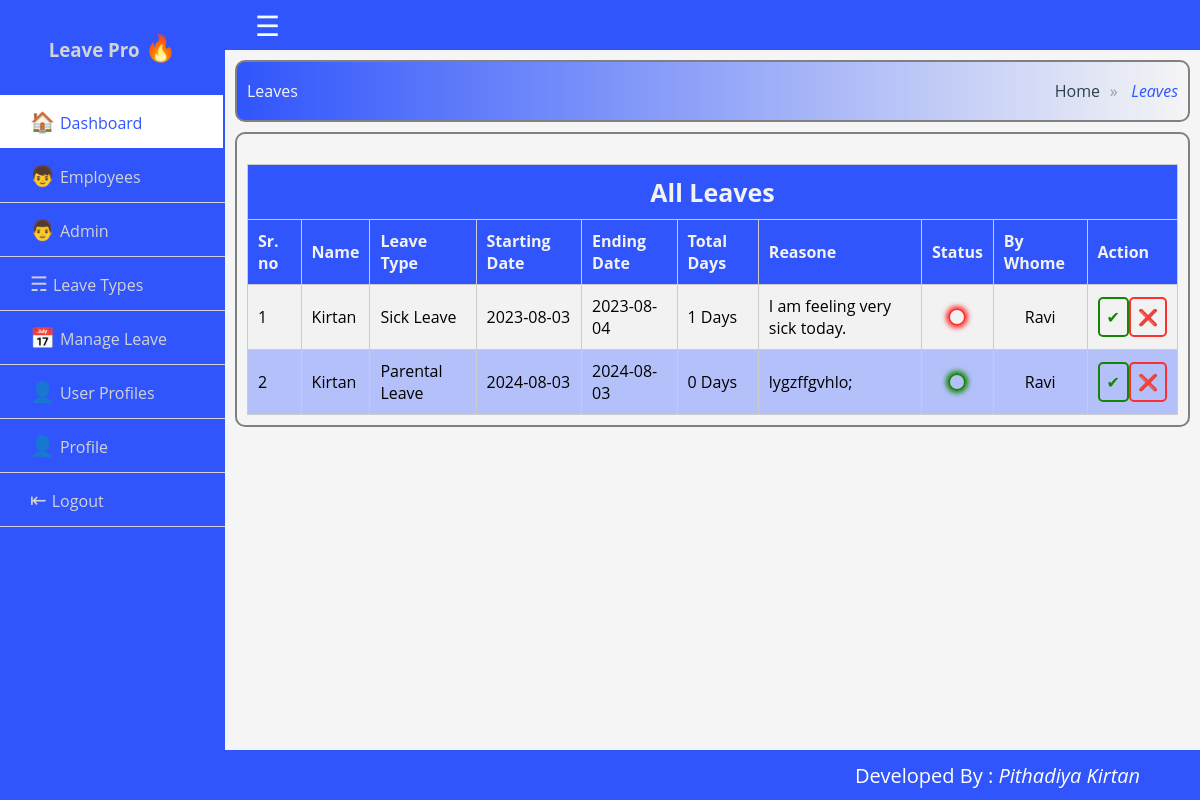
Screenshot of /admin/leaves.php (signed in) with the database file from the repository.
### tables this page shows
CREATE TABLE `leaves` (
  `id` int(11) NOT NULL,
  `emp_id` int(11) NOT NULL,
  `leave_type` int(11) NOT NULL,
  `reasone` varchar(255) NOT NULL,
  `from_date` date DEFAULT NULL,
  `to_date` date DEFAULT NULL,
  `status` varchar(20) NOT NULL,
  `by_whome` int(11) DEFAULT NULL
);

CREATE TABLE `users` (
  `id` int(11) NOT NULL,
  `name` varchar(255) NOT NULL,
  `email` varchar(255) NOT NULL,
  `role` varchar(50) NOT NULL,
  `password` varchar(255) NOT NULL,
  `gender` varchar(10) NOT NULL,
  `dob` date NOT NULL,
  `salary` varchar(10) DEFAULT NULL,
  `leave_credit` int(10) DEFAULT NULL,
  `image` varchar(255) DEFAULT NULL,
  `marital_status` varchar(20) DEFAULT NULL
);

CREATE TABLE `leave_types` (
  `id` int(11) NOT NULL,
  `name` varchar(20) NOT NULL,
  `description` varchar(255) NOT NULL,
  `credits` int(11) DEFAULT NULL
);

### admin/leaves.php (the view, shortened to what this page needs)
<!DOCTYPE html>
<html lang="en">
<head>
    <link rel="stylesheet" href="../style.css">
</head>
<body>
    <div class="wrapper">
        <?php require_once 'include/header.php' ?>
        <?php require_once 'include/sidebar.php' ?>
        <div class="section">
            <div class="breadcrumb">
                <ol class="cd-breadcrumb-title">
                    <li class="title">Leaves</li>
                </ol>
                <ol class="cd-breadcrumb">
                    <li class="sub"><a href="#0">Home</a></li>
                    <li class="current"><em>Leaves</em></li>
                </ol>
            </div>
            <div class="content">
                <div class="table-container">
                    <table class="table">
                        <thead>
                            <tr>
                                <th colspan=10 style="text-align:center;font-size:25px;">All Leaves</th>
                            </tr>
                            <tr>
                                <th>Sr. no</th>
                                <th>Name</th>
                                <th>Leave Type</th>
                                <th>Starting Date</th>
                                <th>Ending Date</th>
                                <th>Total Days</th>
                                <th>Reasone</th>
                                <th>Status</th>
                                <th>By Whome</th>
                                <th>Action</th>
                            </tr>
                        </thead>
                        <tbody>
                        <tr>
                            <?php
                                require_once '../connection.php';
                                $sql = "SELECT * from leaves";
                                $result = mysqli_query($conn, $sql);
                                if (mysqli_num_rows($result) > 0) {
                                    $i = 1;
                                    while ($rows = mysqli_fetch_assoc($result)) {
                                        $leave_id = $rows["id"];
                                        $emp_id = $rows["emp_id"];
                                        $query = "SELECT name FROM users WHERE id = '$emp_id'";
                                        $run = mysqli_query($conn , $query);
                                        if ($run) {
                                            $row = mysqli_fetch_assoc($run);
                                            $emp_id = $row['name'];
                                        }
                                        $type_id = $rows["leave_type"];
                                        $query = "SELECT name FROM leave_types WHERE id = '$type_id'";
                                        $run = mysqli_query($conn , $query);
                                        if ($run) {
                                            $row = mysqli_fetch_assoc($run);
                                            $type_id = $row['name'];
                                        }
                                        $sDate = date('Y-m-d', strtotime($rows["from_date"]));
                                        $eDate = date('Y-m-d', strtotime($rows["to_date"]));
                                        $date1 = new DateTime($sDate);
                                        $date2 = new DateTime($eDate);
                                        $diff = date_diff($date1, $date2);
                                        $days = $diff->format("%d Days");
                                        $reasone = $rows["reasone"];
                                        $status = $rows["status"];
                                        if($rows["by_whome"] == NULL){
                                            $byWhome = "---";
                                        }
                                        else{
                                            $byWhome = $rows["by_whome"];
                                            $query = "SELECT name FROM users WHERE id = '$byWhome'";
                                            $run = mysqli_query($conn , $query);
                                            if ($run) {
                                                $row = mysqli_fetch_assoc($run);
                                                $byWhome = $row['name'];
                                            }
                                        }
                                    ?>
                                <td><?php echo $i; ?></td>
                                <td><?php echo $emp_id; ?></td>
                                <td><?php echo $type_id; ?></td>
                                <td><?php echo $sDate; ?></td>
                                <td><?php echo $eDate; ?></td>
                                <td><?php echo $days; ?></td>
                                <td><?php echo $reasone; ?></td>
                                <td align="center">
                                    <?php if($status == "pending"){?>
                                    <div class="status-pending" title="Pending">
                                    </div>
                                    <?php }elseif($status == "accepted"){?>
                                    <div class="status-accepted" title="Accepeted">
                                    </div>
                                    <?php }elseif($status == "canceled"){?>
                                    <div class="status-canceled" title="Canceled">
                                    </div>
                                    <?php }?>
                                </td>
                                <td align="center"><?php echo $byWhome; ?></td>
                                <td align="center">
                                <div class="link-button-group">
                                        <?php
                                            $accept_icon = "<a href='accept-leave.php?id=$leave_id' class='link-button-success' id='edit' name='edit' title='Accept'>&#10004;</a>";
                                            $cancel_icon = "<a href='cancel-leave.php?id=$leave_id' class='link-button-danger confirm' id='delete' name='delete' title='Cancel'>&#10060;</a>";
                                            echo $accept_icon . $cancel_icon;
                                        ?>
                                    </div>
                                </td>
                            <tr>
                                <?php
                                            $i++;
                                        }
                                    } else {?>
                            <tr>
                                <th colspan=8 style="text-align:center;font-size:25px;">No Leave(s) Found</th>
                            </tr>
                            <?php } ?>
                            </tr>
                        </tbody>
                    </table>
                </div>
            </div>
        </div>
        <?php require_once 'include/footer.php' ?>
    </div>
</body>
</html>

### style.css (style rules this page uses)
* { list-style: none; text-decoration: none; margin: 0; padding: 0; box-sizing: border-box; font-family: 'Open Sans', sans-serif; }
body { background: whitesmoke; }
.wrapper .content { border: 2px solid grey; border-radius: 10px; padding: 10px; margin: 10px; margin-bottom: 60px; background: whitesmoke; }
.wrapper .section { width: calc(100% - 225px); margin-left: 225px; transition: all 0.5s ease; }
.breadcrumb { display: flex; align-items: center; justify-content: space-between; border: 2px solid grey; border-radius: 10px; padding: 10px; margin: 10px; margin-top: 60px; background-image: linear-gradient(90deg, #3055fc, whitesmoke); }
.cd-breadcrumb:after { content: ""; display: flex; clear: both; }
.cd-breadcrumb-title .title { color: whitesmoke; }
.cd-breadcrumb li { display: inline-block; margin: 0.5em 0; }
.cd-breadcrumb li.sub::after { display: inline-block; content: '\00bb'; margin: 0 .6em; color: #959fa5; }
.cd-breadcrumb li>* { display: inline-block; font-size: 16px; color: #2c3f4c; }
.cd-breadcrumb li.current>* { color: #3055fc; }
.link-button-group { display: flex; margin-top: inherit; justify-content: space-around; }
.link-button-danger { color: #fc3030; border: 2px solid #fc3030; padding: 7px; border-radius: 5px; }
.link-button-success { color: #168602; border: 2px solid #168602; padding: 7px; border-radius: 5px; }
.table-container { margin-top: 20px; overflow-x: auto; }
.table { width: 100%; border-collapse: collapse; border-spacing: 0; background-color: #f2f2f2; box-shadow: 0 2px 4px rgba(0, 0, 0, 0.1); }
.table thead th { background-color: #3055fc; color: #f2f2f2; font-weight: bold; padding: 10px; text-align: left; }
.table th, .table td { padding: 10px; border: 1px solid #ccc; }
.table tbody tr:nth-child(even) { background-color: rgba(127, 150, 255, 0.545) }
.table tbody tr:nth-child(odd) { background-color: #f2f2f2; }
.status-canceled { border: 2px solid #fc3030; color: #fc3030; padding: 7px; border-radius: 20px; width: fit-content; box-shadow: 0px 0px 5px 2px; }
.status-accepted { border: 2px solid #168602; color: #168602; padding: 7px; border-radius: 20px; width: fit-content; box-shadow: 0px 0px 5px 2px; }

### rows the page displays
leaves: emp.name "Kirtan", leave_type.name "Sick Leave", from_date "2023-08-03", to_date "2023-08-04", days "1 Days", reasone "I am feeling very sick today.", status "canceled" (drawn), by_whome.name "Ravi"
leaves: emp.name "Kirtan", leave_type.name "Parental Leave", from_date "2024-08-03", to_date "2024-08-03", days "0 Days", reasone "lygzffgvhlo;", status "accepted" (drawn), by_whome.name "Ravi"
